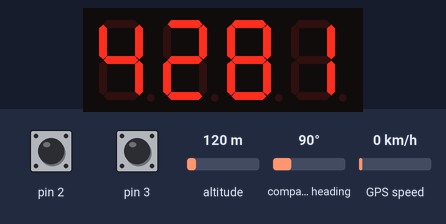
The sketch below on a simulated Arduino Uno, built with avr-gcc and run on an emulated ATmega328P. Parts: 4-digit seven-segment display. Wiring (inferred from the names in the program): 4-digit 7-segment display, segments lit when HIGH: segments pin 15, pin 19, pin 6, pin 8, pin 9, pin 16, pin 5; digit selects pin 4, pin 18, pin 17, pin 14. The inputs (shaded band) are chosen by the test bench; at power-on: pin 2 HIGH, GPS speed 0 km/h, compass heading 90°, pin 3 HIGH, altitude 120 m. The GPS gets a fix after 3 s at 37.7749, -122.4194 with 8 satellites; the segment pins are drawn as the display they are named for.

Above: at 4.7 s.
4.8 s: pin 2 pulled LOW for 0.15 s
At 6.5 s:
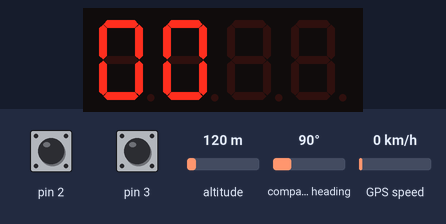
7.0 s: GPS speed set to 2 km/h
At 8.7 s:
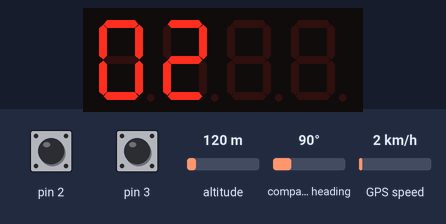
9.1 s: pin 2 pulled LOW for 1 s
At 11.0 s:
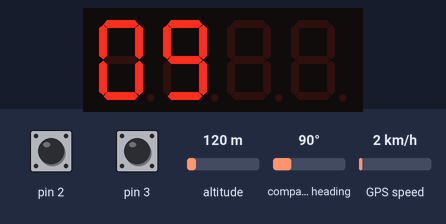
12.1 s: compass heading set to 7°
At 13.7 s:
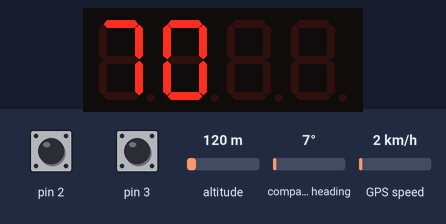
14.1 s: compass heading set to 180°
At 15.3 s:
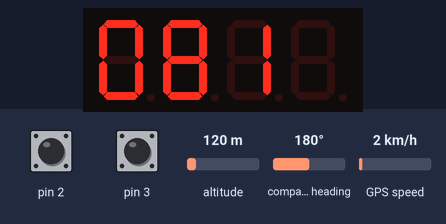
16.1 s: compass heading set to 269°
At 17.5 s:
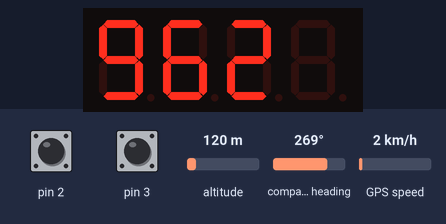
Timing chart, 0 to 19.1 s (numbered marks = the images above; inputs shaded):
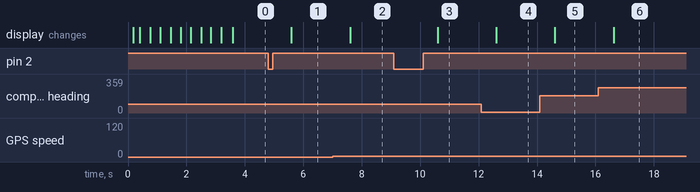

The sketch:

sketch_jul05a.ino
```cpp
#include <Arduino.h>
#include <TinyGPS++.h>

void set7Seg(int number, int pos);
void start();
void lightPeriod();
void lightUp(int num, byte point);
void serialEvent();
void nextModeISR();
void brightnessISR();

byte displayMode=1; //(mode 1~mode 5)
int displayNum;
byte pointDigit;
byte brightness=1;//the lower, the more bright

const int pinState[10][7] = {
  {1, 1, 1, 1, 1, 1, 0}, // 0
  {0, 1, 1, 0, 0, 0, 0}, // 1
  {1, 1, 0, 1, 1, 0, 1}, // 2
  {1, 1, 1, 1, 0, 0, 1}, // 3
  {0, 1, 1, 0, 0, 1, 1}, // 4
  {1, 0, 1, 1, 0, 1, 1}, // 5
  {1, 0, 1, 1, 1, 1, 1}, // 6
  {1, 1, 1, 0, 0, 0, 0}, // 7
  {1, 1, 1, 1, 1, 1, 1}, // 8
  {1, 1, 1, 1, 0, 1, 1}  // 9
};

const int ABCD[7] ={15,19,6,8,9,16,5};
const int digit[4] = {4,18,17,14};

TinyGPSPlus gps;

void setup() {
    for(int i = 0; i < 4; i++) {
        pinMode(digit[i], OUTPUT);
    }
    for(int i = 0; i < 7; i++) {
        pinMode(ABCD[i], OUTPUT);
    }

    pinMode(2,INPUT_PULLUP);
    pinMode(3,INPUT_PULLUP);

    attachInterrupt(1, brightnessISR, RISING);
    attachInterrupt(0, nextModeISR, RISING);

    Serial.begin(9600);//GPS receiver's baud rate

    start();
}

void loop() {
    lightUp(displayNum,pointDigit);
}

void start(){
    for(int j=0;j<10;j++){
        for(int i = 0; i < 4; i++) {
            digitalWrite(digit[i], 1);
        }
        for(int i = 0;i < 7;i++) {
            digitalWrite(ABCD[i], pinState[j][i]);
        }
        digitalWrite(digit[0], 0);
        digitalWrite(digit[1], 0);
        digitalWrite(digit[2], 0);
        digitalWrite(digit[3], 0);
        delay(350);
    }

}

void set7Seg(int number, int pos, int point) {
    for(int i = 0; i < 4; i++) {
        digitalWrite(digit[i], 1);
    }
    if(point == pos-1){
        digitalWrite(7, 1);
    }else{
        digitalWrite(7, 0);
    }
    for(int i = 0;i < 7;i++) {
        digitalWrite(ABCD[i], pinState[number][i]);
    }
    digitalWrite(digit[pos-1], 0);

    //delay(5);
    lightPeriod();
}

void lightPeriod(){

  int t=2000;//digit period:2000us

  delayMicroseconds(t-brightness*7);
  for(int i = 0; i < 4; i++) {
        digitalWrite(digit[i], 1);
  }
   for(int i = 0;i < 7;i++) {
        digitalWrite(ABCD[i], 0);
  }
  delayMicroseconds(brightness*7);
}

void lightUp(int num, byte point){
    int arr[4];
    arr[0] = num%10;
    num/=10;
    arr[1] = num%10;
    num/=10;
    arr[2] = num%10;
    num/=10;
    arr[3] = num%10;
    num/=10;

    if(arr[3] == 0){
      if(arr[2] == 0){
        set7Seg(arr[1], 2, point);
        set7Seg(arr[0], 1, point);
      }else{
        set7Seg(arr[2], 3, point);
        set7Seg(arr[1], 2, point);
        set7Seg(arr[0], 1, point);
      }
    }else{
      set7Seg(arr[3], 4, point);
      set7Seg(arr[2], 3, point);
      set7Seg(arr[1], 2, point);
      set7Seg(arr[0], 1, point);
    }
}

void serialEvent(){

  double kmhr;

  while(Serial.available()){
    if(gps.encode(Serial.read())){
      switch(displayMode){

        case 1://UTC time(+8 in Taiwan)
          displayNum=((gps.time.hour()+8)%24)*100+gps.time.minute();
          pointDigit=2;
          break;

        case 2:  //speed(kilometer per hour)
          kmhr=gps.speed.kmph();
          displayNum=(byte)(kmhr*10);
          pointDigit=1;
          break;

        case 3: //heading course degree (0~360 degree)
          displayNum=gps.course.deg();
          pointDigit=0;
          break;

        case 4://GPS accuracy(HDOP:0.00~99.99)
          displayNum=gps.hdop.value();
          pointDigit=2;
          break;

        case 5://number of connected satellite(0~12)
          displayNum=gps.satellites.value();
          pointDigit=0;
          break;


      }
    }
  }
}

void nextModeISR(){

  static unsigned long last_interrupt_time = 0;
  unsigned long interrupt_time = millis();

  if (interrupt_time - last_interrupt_time > 150){
    displayMode++;
    if(displayMode==6)displayMode=1;
  }
  last_interrupt_time = interrupt_time;

}

void brightnessISR(){

  static unsigned long last_interrupt_time = 0;
  unsigned long interrupt_time = millis();

  if (interrupt_time - last_interrupt_time > 300) {
    brightness-=50;
    if(brightness<=0)brightness=201;
  }
  last_interrupt_time = interrupt_time;
}
```

Measured:
- after the input at 4.8 s, the display: changes after 0.78 s (image 1)
- after the input at 7.0 s, the display: changes after 0.60 s (image 2)
- after the input at 9.1 s, the display: changes after 1.5 s (image 3)
- after the input at 12.1 s, the display: changes after 0.50 s (image 4)
- after the input at 14.1 s, the display: changes after 0.50 s (image 5)
- after the input at 16.1 s, the display: changes after 0.52 s (image 6)
